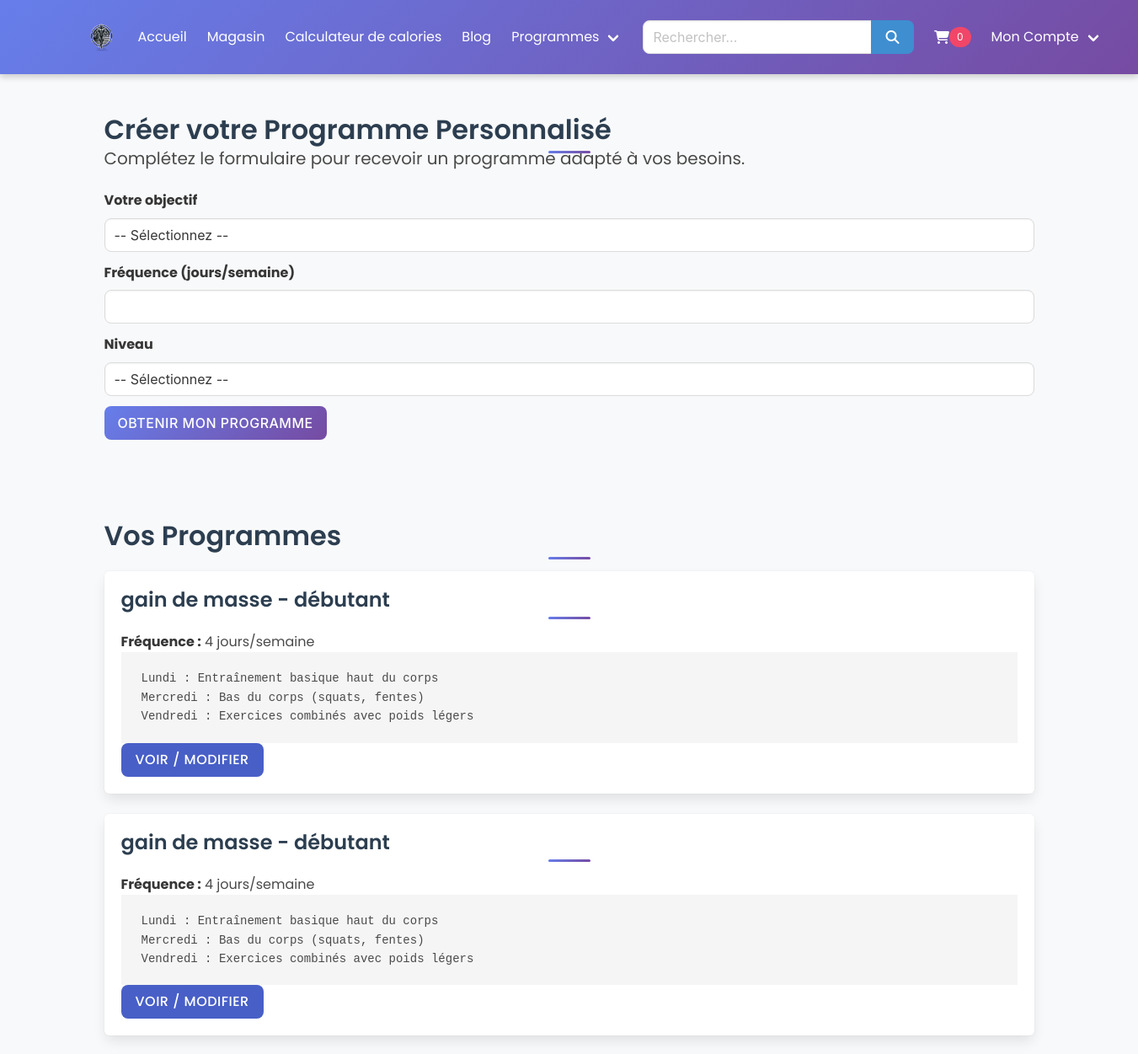
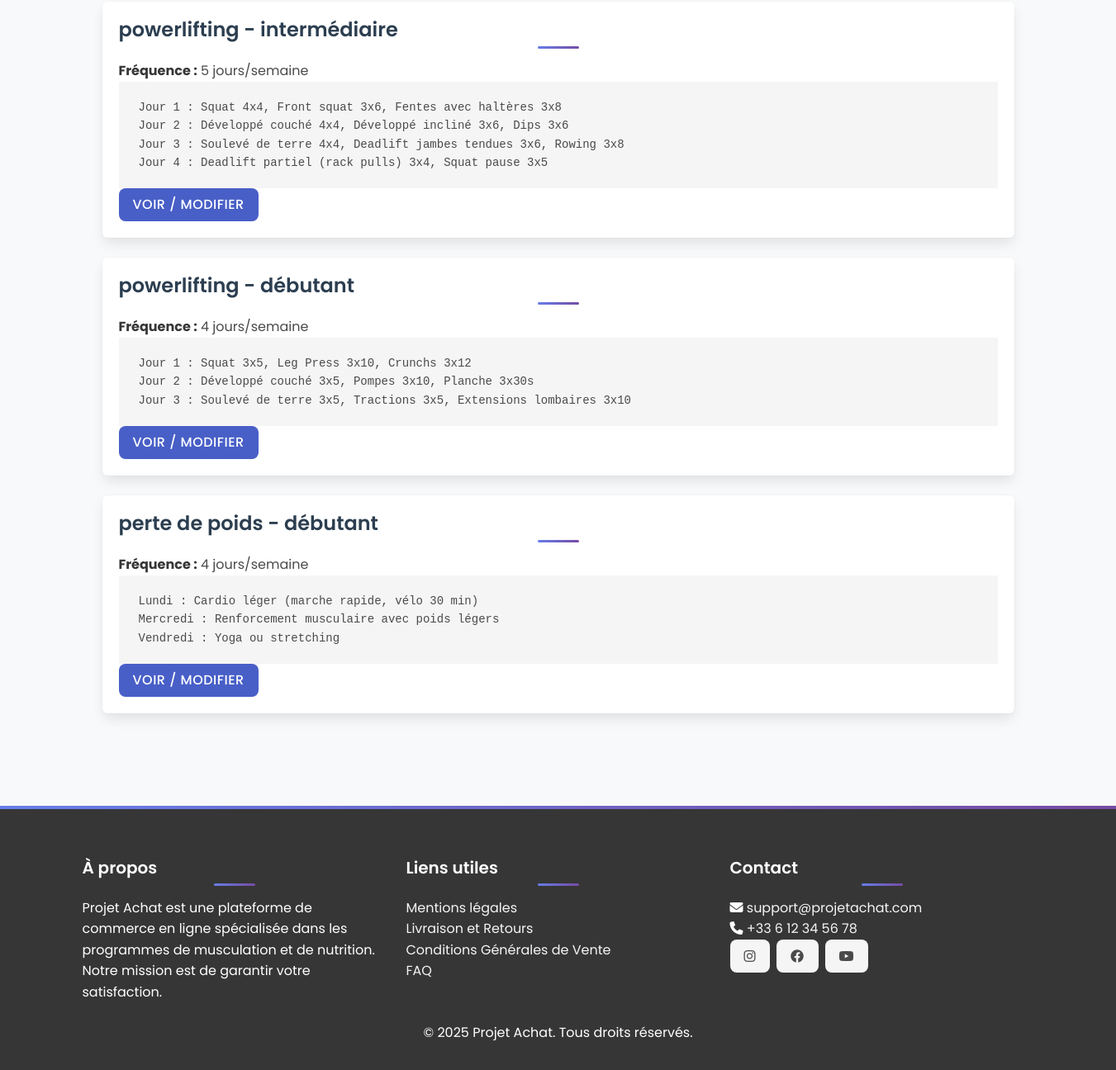
/pages/programmes_personnalises.php (signed in), run on the app's committed database (2 pictures, top to bottom).
### tables this page shows
CREATE TABLE IF NOT EXISTS user_programs (
  id_programme int NOT NULL AUTO_INCREMENT,
  user_id int NOT NULL,
  objectif varchar(255) NOT NULL,
  frequence int DEFAULT NULL,
  niveau varchar(50) NOT NULL,
  programme text NOT NULL,
  created_at timestamp NULL DEFAULT CURRENT_TIMESTAMP,
  updated_at timestamp NULL DEFAULT CURRENT_TIMESTAMP ON UPDATE CURRENT_TIMESTAMP,
  PRIMARY KEY (id_programme),
  KEY fk_user_programs_user (user_id),
  CONSTRAINT fk_user_programs_user FOREIGN KEY (user_id) REFERENCES utilisateurs (id_utilisateur) ON DELETE CASCADE
);

### pages/programmes_personnalises.php (the view, shortened to what this page needs)
<?php
include '../config/db.php';
$userId = $_SESSION['user_id'];
try {
    $stmt = $pdo->prepare("SELECT * FROM user_programs WHERE user_id = :user_id ORDER BY created_at DESC");
    $stmt->execute(['user_id' => $userId]);
    $programmes = $stmt->fetchAll();
} catch (PDOException $e) {
    die("Erreur lors de la récupération des programmes : " . $e->getMessage());
}
?>
<!DOCTYPE html>
<html lang="fr">
<head>
    <link rel="stylesheet" href="https://cdn.jsdelivr.net/npm/bulma@0.9.4/css/bulma.min.css">
</head>
<body>
    <?php include '../includes/header.php'; ?>
    <main class="container">
        <section class="section">
            <h1 class="title">Créer votre Programme Personnalisé</h1>
            <p class="subtitle">Complétez le formulaire pour recevoir un programme adapté à vos besoins.</p>
            <form method="POST" action="">
                <div class="field">
                    <label class="label">Votre objectif</label>
                    <div class="control">
                        <select name="objectif" class="input" required>
                            <option value="">-- Sélectionnez --</option>
                        </select>
                    </div>
                </div>
                <div class="field">
                    <label class="label">Fréquence (jours/semaine)</label>
                    <div class="control">
                        <input type="number" name="frequence" class="input" min="1" max="7" required>
                    </div>
                </div>
                <div class="field">
                    <label class="label">Niveau</label>
                    <div class="control">
                        <select name="niveau" class="input" required>
                            <option value="">-- Sélectionnez --</option>
                        </select>
                    </div>
                </div>
                <div class="control">
                    <button type="submit" class="button is-primary">Obtenir mon programme</button>
                </div>
            </form>
        </section>
        <section class="section">
            <h1 class="title">Vos Programmes</h1>
            <?php if ($programmes): ?>
                <?php foreach ($programmes as $programme): ?>
                    <div class="box">
                        <h2 class="title is-4"><?= htmlspecialchars($programme['objectif']); ?> - <?= htmlspecialchars($programme['niveau']); ?></h2>
                        <p><strong>Fréquence :</strong> <?= htmlspecialchars($programme['frequence']); ?> jours/semaine</p>
                        <pre><?= htmlspecialchars($programme['programme']); ?></pre>
                        <a href="detail_programme.php?id=<?= $programme['id_programme']; ?>" class="button is-link">Voir / Modifier</a>
                    </div>
                <?php endforeach; ?>
            <?php else: ?>
                <p>Vous n'avez pas encore de programme enregistré.</p>
            <?php endif; ?>
        </section>
    </main>
    <?php include '../includes/footer.php'; ?>
</body>
</html>

### css/style.css (style rules this page uses)
:root { --primary-color: #2c3e50; --secondary-color: #3498db; --accent-color: #e74c3c; --text-light: #ffffff; --text-dark: #a6afb8; --gradient: linear-gradient(135deg, #667eea 0%, #764ba2 100%); --shadow: 0 4px 6px rgba(0, 0, 0, 0.1); --transition: all 0.3s ease; }
:root { --bulma-primary: #ff5733; --bulma-secondary: #4CAF50; --bulma-info: #3498db; --bulma-danger: #e74c3c; --bulma-warning: #f39c12; --bulma-success: #2ecc71; --bulma-dark: #fdfdfd; }
.button.is-primary { background-color: var(--bulma-primary); border-color: var(--bulma-primary); color: white; }
* { margin: 0; padding: 0; box-sizing: border-box; }
body { font-family: 'Poppins', Arial, sans-serif; line-height: 1.6; color: var(--text-dark); background-color: #f8f9fa; }
.section { padding: 3rem 1.5rem; }
.title { color: var(--primary-color); margin-bottom: 2rem; position: relative; }
.title::after { content: ''; position: absolute; bottom: -10px; left: 50%; transform: translateX(-50%); width: 50px; height: 3px; background: var(--gradient); border-radius: 3px; }
.button { transition: var(--transition); border-radius: 8px; font-weight: 500; text-transform: uppercase; letter-spacing: 0.5px; }
.button.is-primary { background: var(--gradient); border: none; }
.input, .textarea { border-radius: 8px; transition: var(--transition); }

### data on the page
user_programs: objectif "gain de masse", niveau "débutant", frequence "4", programme "Lundi : Entraînement basique haut du corps Mercredi : Bas du corps (squats, fentes) Vendredi : Exercices combinés avec poids légers"
user_programs: objectif "gain de masse", niveau "débutant", frequence "4", programme "Lundi : Entraînement basique haut du corps Mercredi : Bas du corps (squats, fentes) Vendredi : Exercices combinés avec poids légers"
user_programs: objectif "powerlifting", niveau "intermédiaire", frequence "5", programme "Jour 1 : Squat 4x4, Front squat 3x6, Fentes avec haltères 3x8 Jour 2 : Développé couché 4x4, Développé incliné 3x6, Dips 3x6 Jour 3 : Soulevé de terre 4x4, Deadlift jambes tendues 3x6, Rowing 3x8 Jour 4 : Deadlift partiel (rack pulls) 3x4, Squat pause 3x5"
user_programs: objectif "powerlifting", niveau "débutant", frequence "4", programme "Jour 1 : Squat 3x5, Leg Press 3x10, Crunchs 3x12 Jour 2 : Développé couché 3x5, Pompes 3x10, Planche 3x30s Jour 3 : Soulevé de terre 3x5, Tractions 3x5, Extensions lombaires 3x10"
user_programs: objectif "perte de poids", niveau "débutant", frequence "4", programme "Lundi : Cardio léger (marche rapide, vélo 30 min) Mercredi : Renforcement musculaire avec poids légers Vendredi : Yoga ou stretching"
